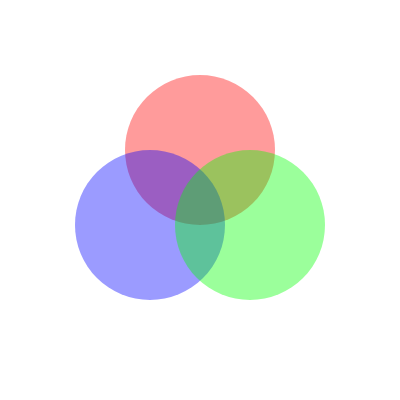
Frame 1 (no input)
Frame 60 (no input): identical to frame 1, image omitted
Frame 120 (the mouse pressed at the canvas centre since frame 60): identical to frame 1, image omitted

The p5.js sketch that drew this single still picture (run headless with seeded random() and noise() and a simulated clock; from frame 60 on, the mouse is pressed at the canvas centre):

// p5.js sketch
// ── sketch.js
function setup() {
  createCanvas(400, 400);
}

function draw() {
  background('white'); 
  
  noStroke();
  //red (top) circle
  let color1 = color(255, 0, 0, 100)
  fill(color1);
  circle(200, 150, 150, 100);
  let value = alpha(color1);
  fill(value);

  
  //blue (left) circle
  fill(0,0,255, 100);
  circle(150, 225, 150, 50);

  //green (right) circle
  fill(0,255,0, 100);
  circle(250, 225, 150, 25);
  
}
